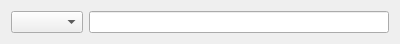
<?xml version="1.0" encoding="UTF-8"?>
<ui version="4.0">
 <class>Form2</class>
 <widget class="QWidget" name="Form2">
  <property name="geometry">
   <rect>
    <x>0</x>
    <y>0</y>
    <width>400</width>
    <height>42</height>
   </rect>
  </property>
  <property name="windowTitle">
   <string>Form</string>
  </property>
  <layout class="QHBoxLayout" name="horizontalLayout">
   <item>
    <widget class="QComboBox" name="comboBox_6"/>
   </item>
   <item>
    <widget class="QLineEdit" name="lineEdit_4"/>
   </item>
  </layout>
 </widget>
 <resources/>
 <connections/>
</ui>
